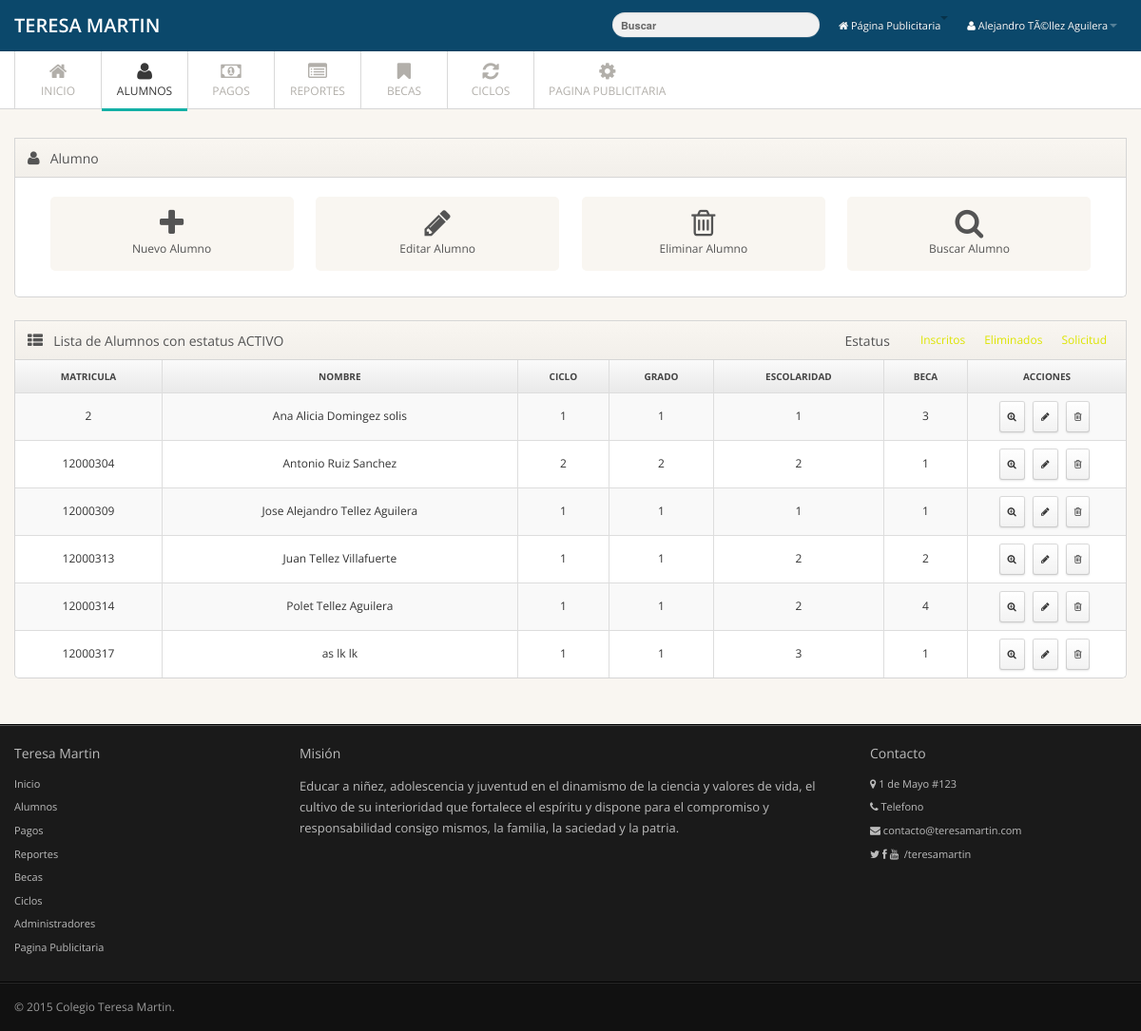
The app's page /admin/Alumno/alumnos.php?estatus=1 (signed in) with its own data.
### tables this page shows
CREATE TABLE IF NOT EXISTS `estatus` (
`idestatus` int(11) NOT NULL,
  `estatus` varchar(15) NOT NULL
);

CREATE TABLE IF NOT EXISTS `alumno` (
  `matricula` int(11) NOT NULL,
  `a_paterno` varchar(45) NOT NULL,
  `a_materno` varchar(45) NOT NULL,
  `nombre` varchar(45) NOT NULL,
  `idsexo` int(11) NOT NULL,
  `idestatus` int(11) NOT NULL,
  `idgg` int(11) NOT NULL,
  `idescolaridad` int(11) NOT NULL,
  `idtutor` int(11) NOT NULL,
  `idbeca` int(11) NOT NULL,
  `idgrado` int(11) NOT NULL,
  `idgrupo` int(11) NOT NULL
);

### admin/Clases/conexion.php (called while the page is built, shortened)
<?php
class Conexion
{
private static $instancia;
private $con;
private function __construct()
{
    try
    {
    $this->con = new PDO("mysql:host=localhost;dbname=teresamartin",'root','');
    $this->con->exec("SET CHARSET SET utf8");
    }
    catch(PDOEception $e)
    {
        echo "Error:" . $e->getMessage();
        die();
    }
}
  public static function singleton_conexion()
    {
    if(!isset(self::$instancia)){
    self::$instancia = new $miclase;
    }
    return self::$instancia;
    }
public function prepare($sql)
{
return $this->con->prepare($sql);
}
}

### admin/Clases/Estatus.php (called while the page is built, shortened)
<?php
require_once 'Conexion.php';
class Estatus{
   private $con;
   public function __construct()
   {
      $this->con = Conexion::singleton_conexion();
   }
   public function get_estatus($idEstatus = null, $estatus = null){
      try {
         $sql = "SELECT * FROM estatus";
         $consulta = $this->con->prepare($sql);
         $consulta->execute();
         $this->con = null;
         if($consulta->rowCount() > 0){
            return $consulta;
         } else {
            return FALSE;
         }
      } catch (PDOExeption $e) {
         print "Error:". $e->getMessge();
      }
   }
}

### admin/Clases/Alumno.php (called while the page is built, shortened)
<?php
require_once 'conexion.php';
class Alumno{
   private $con;
   public function __construct()
   {
      $this->con = Conexion::singleton_conexion();
   }
   public function get_alumno($matricula = null, $idestatus = false){
      try {
         $sql = "SELECT * FROM alumno";
         if($idestatus != false){
            $sql .= " WHERE idestatus = ?";
         }
         $consulta = $this->con->prepare($sql);
         if($idestatus != false){
            $consulta->bindParam(1, $idestatus);
         }
         $consulta->execute();
         if($consulta->rowCount() > 0){
            return $consulta;
         } else {
            return FALSE;
         }
      } catch (PDOExeption $e) {
         print "Error:". $e->getMessge();
      }
   }
}

### admin/Alumno/alumnos.php (the view, shortened to what this page needs)
<?php
include_once '../Clases/Alumno.php';
$alumno = new Alumno();
include_once '../Clases/Estatus.php';
$estatus = new Estatus();
$datos_estatus = $estatus->get_estatus(null, null);
$idestatus = null;
if(isset($_GET['estatus'])){
   $idestatus = $_GET['estatus'];
}
$datos = $alumno->get_alumno(null, $idestatus);
?>
<!DOCTYPE html>
<html lang="es">
   <head>
      <link type="text/css" rel="stylesheet" href="../../assets/css/bootstrap.min.css">
      <link type="text/css" rel="stylesheet" href="../../assets/css/bootstrap-responsive.min.css">
      <link type="text/css" rel="stylesheet" href="../../assets/css/font-awesome2.css">
      <link type="text/css" rel="stylesheet" href="../../assets/css/style.css">
      <link type="text/css" rel="stylesheet" href="../../assets/css/pages/dashboard.css">
      <link type="text/css" rel="stylesheet" href="../../assets/css/styleAAA.css">
   </head>
   <body>
      <div class="navbar navbar-fixed-top">
         <div class="navbar-inner">
            <div class="container">
               <a class="brand" href="../index.php">TERESA MARTIN </a>
               <div class="nav-collapse">
                  <ul class="nav pull-right">
                     <li>
                        <a href="../../index.php" ><i class="icon-home"></i>&nbsp;Página Publicitaria<b class="caret"></b></a>
                     </li>
                     <li class="dropdown">
                        <a href="#" class="dropdown-toggle" data-toggle="dropdown"><i class="icon-user"></i>&nbsp;<?php echo $_SESSION['nombre']?><b class="caret"></b></a>
                     </li>
                  </ul>
                  <form class="navbar-search pull-right">
                     <input type="text" class="search-query" placeholder="Buscar">
                  </form>
               </div>
            </div>
         </div>
      </div>
      <div class="subnavbar">
         <div class="subnavbar-inner">
            <div class="container">
               <ul class="mainnav">
                  <li><a href="../index.php"><i class="icon-home"></i><span>Inicio</span> </a> </li>
                  <li class="active"><a href="alumnos.php"><i class=" icon-user"></i><span>Alumnos</span> </a> </li>
                  <li><a href="../Pago/pagos.php"><i class=" icon-money"></i><span>Pagos</span> </a> </li>
                  <li><a href="../Reportes/reportes.php"><i class="icon-list-alt"></i><span>Reportes</span> </a> </li>
                  <li><a href="../Beca/becas.php"><i class=" icon-bookmark"></i><span>Becas</span> </a> </li>
                  <li><a href="../Ciclo/ciclos.php"><i class=" icon-refresh"></i><span>Ciclos</span> </a> </li>
                  <li><a href="../Configuracion/configpublic.php"><i class="icon-cog"></i><span>Pagina Publicitaria</span> </a> </li>
               </ul>
            </div>
         </div>
      </div>
      <div class="main">
         <div class="main-inner">
            <div class="container">
               <div class="row">
                  <div class="span12">
                     <div class="widget">
                        <div class="widget-header"> <i class="icon-user"></i>
                           <h3>Alumno</h3>
                        </div>
                        <div class="widget-content">
                           <div class="shortcuts">
                              <a href="frm_alumno.php" class="shortcut">
                                 <i class="shortcut-icon icon-plus"></i><span class="shortcut-label">Nuevo Alumno</span> </a>
                              <a href="javascript:;" class="shortcut" data-toggle="modal" data-target="#matricula_editar">
                                 <i class="shortcut-icon icon-pencil"></i><span class="shortcut-label">Editar Alumno</span> </a>
                              <a href="javascript:;" class="shortcut"data-toggle="modal" data-target="#matricula_eliminar">
                                 <i class="shortcut-icon icon-trash"></i> <span class="shortcut-label">Eliminar Alumno</span></a>
                              <a href="javascript:;" class="shortcut"data-toggle="modal" data-target="#matricula_ver">
                                 <i class="shortcut-icon icon-search"></i> <span class="shortcut-label">Buscar Alumno</span></a>                              </div>
                        </div>
                     </div>
                  </div>
                  <div class="span12">
                     <div class="widget widget-table action-table">
                        <div class="widget-header"> <i class="icon-th-list"></i>
                           <h3>Lista de Alumnos
                              <?php
if(isset($_GET['estatus'])){
   while($row_estatus = $datos_estatus->fetchObject()){
      if($row_estatus->idestatus == $_GET['estatus']){
         echo "con estatus $row_estatus->estatus";
      }
   }
}else{
   echo "Inscritos";
}
                              ?></h3>
                           <a href='alumnos.php?estatus=3' class='cerrar_frm active'>Solicitud  </a>
                           <a href='alumnos.php?estatus=2' class='cerrar_frm active'>Eliminados  </a>
                           <a href='alumnos.php?estatus=1' class='cerrar_frm active'>Inscritos  </a>
                           <div class="estatusfrm">
                              <h3 class="estatus_frm">Estatus </h3>
                           </div>
                        </div>
                        <div class="widget-content">
                           <table class="table table-striped table-bordered get_table">
                              <thead>
                                 <tr>
                                    <th> Matricula </th>
                                    <th> Nombre </th>
                                    <th> Ciclo </th>
                                    <th> Grado </th>
                                    <th> Escolaridad </th>
                                    <th> Beca</th>
                                    <th class="td-actions"> Acciones </th>
                                 </tr>
                              </thead>
                              <tbody>
                                 <?php
if($datos == false){
   echo "<div id='error' class='alert alert-danger alert-dismissible' role='alert'>
                        <a href='#' type='button' class='close' data-dismiss='alert' aria-label='Close'><i class=' icon-remove'></i></a>
                        No existen alumnos
                     </div>";
}else{
   while ($row = $datos->fetchObject()){
                                 ?>
                                 <tr>
                                    <td><?php echo $row->matricula;?></td>
                                    <td><?php echo $row->nombre," ", $row->a_paterno," ", $row->a_materno;?></td>
                                    <td><?php echo $row->idgg;?></td>
                                    <td><?php echo $row->idgg;?></td>
                                    <td><?php echo $row->idescolaridad;?></td>
                                    <td><?php echo $row->idbeca;?></td>
                                    <td class="td-actions">
                                       <span id="tooltip-ver" class="input-group-addon mitooltip" title="Ver más datos del Alumno" data-placement="top">
                                          <a href="frm_alumno.php?matricula=<?php echo $row->matricula;?>&ver=ver" class="btn btn-small btn-invert" title="Ver mas">
                                             <i class="btn-icon-only icon-zoom-in"> </i></a></span>
                                       <span id="tooltip-editar" class="input-group-addon mitooltip" title="Editar información del Alumno" data-placement="top">
                                          <a href="frm_alumno.php?matricula=<?php echo $row->matricula;?>" class="btn btn-small btn-invert" title="Editar">
                                             <i class="btn-icon-only icon-pencil"> </i></a></span>
                                       <span id="tooltip-eliminar" class="input-group-addon mitooltip" title="Dar de baja Alumno" data-placement="top">
                                          <a href="baja_alumno.php?matricula=<?php echo $row->matricula;?>" class="btn btn-small btn-invert" title="Eliminar">
                                             <i class="btn-icon-only icon-trash"> </i></a></span>
                                    </td>
                                 </tr>
                                 <?php
   }
}
                                 ?>
                              </tbody>
                           </table>
                        </div>
                     </div>
                  </div>
               </div>
            </div>
         </div>
      </div>
      <div class="extra">
         <div class="extra-inner">
            <div class="container">
               <div class="row">
                  <div class="span3">
                     <h4>
                        Teresa Martin</h4>
                     <ul>
                        <li><a href="../index.php"> Inicio </a></li>
                        <li><a href="alumnos.php"> Alumnos </a></li>
                        <li><a href="../Pago/pagos.php"> Pagos </a></li>
                        <li><a href="../Reportes/reportes.php"> Reportes </a></li>
                        <li><a href="../Beca/becas.php"> Becas </a></li>
                        <li><a href="../Ciclo/ciclos.php"> Ciclos </a></li>
                        <li><a href="../Administrador/administradores.php"> Administradores</a></li>
                        <li><a href="../Configuracion/configpublic.php"> Pagina Publicitaria</a></li>
                     </ul>
                  </div>
                  <div class="span6">
                     <h4>
                        Misión</h4>
                     <p>
                        Educar a niñez, adolescencia y juventud en el dinamismo de la ciencia y valores de vida, el cultivo de su interioridad que fortalece el espíritu y dispone para el compromiso y responsabilidad consigo mismos, la familia, la saciedad y la patria.
                     </p>
                  </div>
                  <div class="span3">
                     <h4>
                        Contacto</h4>
                     <ul>
                        <li><i class="icon-map-marker"></i><span> 1 de Mayo #123</span></li>
                        <li><i class="icon-phone"></i><span> Telefono</span></li>
                        <li><i class="icon-envelope"></i><span> contacto@teresamartin.com</span></li>
                        <li><i class="fa icon-twitter"></i>&nbsp;<i class="fa icon-facebook"></i>&nbsp;<i class="fa icon-youtube"></i>&nbsp;<span> /teresamartin</span></li>
                     </ul>
                  </div>
               </div>
            </div>
         </div>
      </div>
      <div class="footer">
         <div class="footer-inner">
            <div class="container">
               <div class="row">
                  <div class="span12"> &copy; 2015 <a href="#">Colegio Teresa Martin</a>. </div>
               </div>
            </div>
         </div>
      </div>
   </body>
</html>

### assets/css/pages/dashboard.css (style rules this page uses)
.shortcuts { text-align: center; }
.shortcuts .shortcut { width: 22.50%; display: inline-block; padding: 12px 0; margin: 0 .9% 1em; vertical-align: top; text-decoration: none; background: #f9f6f1; border-radius: 5px; }
.shortcuts .shortcut .shortcut-icon { margin-top: .25em; margin-bottom: .25em; font-size: 32px; color: #545454; }
.shortcuts .shortcut-label { display: block; font-weight: 400; color: #545454; }
.action-table .btn-small { padding: 4px 5px 5px; font-size: 10px; }
.action-table .td-actions { width: 80px; text-align: center; }
.action-table .td-actions .btn { margin-right: .5em; }
.action-table .td-actions .btn:last-child { margin-rigth: 0; }

### assets/css/styleAAA.css (style rules this page uses)
body { font-family: "Open Sans",sans-serif; font-size: 12px; }
.get_table .td-actions { width: 150px; }
.get_table tr td, .get_table tr th { text-align: center; }
.cerrar_frm { float: right; margin-right: 20px; }
.navbar-inner { background: rgb(11,72,107) !important; }
.navbar-search .search-query { background-color: rgb(241,241,241); }
a { color: rgb(221,229,0); }
.subnavbar .container > ul > li > a { font-weight: normal; text-transform: uppercase; }
.subnavbar .container > ul > li.active > a { border-bottom: 3px solid rgb(20,176,166); }
.widget-header h3 { font-weight: normal; }
.extra a { text-decoration: none; color: #BBB !important; }
.estatusfrm { float: right; }

### records on screen
estatus: estatus "ACTIVO"
alumno: matricula "2", nombre "Ana Alicia", a_paterno "Domingez", a_materno "solis", idgg "1", idescolaridad "1", idbeca "3"
alumno: matricula "12000304", nombre "Antonio", a_paterno "Ruiz", a_materno "Sanchez", idgg "2", idescolaridad "2", idbeca "1"
alumno: matricula "12000309", nombre "Jose Alejandro", a_paterno "Tellez", a_materno "Aguilera", idgg "1", idescolaridad "1", idbeca "1"
alumno: matricula "12000313", nombre "Juan", a_paterno "Tellez", a_materno "Villafuerte", idgg "1", idescolaridad "2", idbeca "2"
alumno: matricula "12000314", nombre "Polet", a_paterno "Tellez", a_materno "Aguilera", idgg "1", idescolaridad "2", idbeca "4"
alumno: matricula "12000317", nombre "as", a_paterno "lk", a_materno "lk", idgg "1", idescolaridad "3", idbeca "1"

### other values on screen
$_SESSION['nombre'] "Alejandro TÃ©llez Aguilera"
